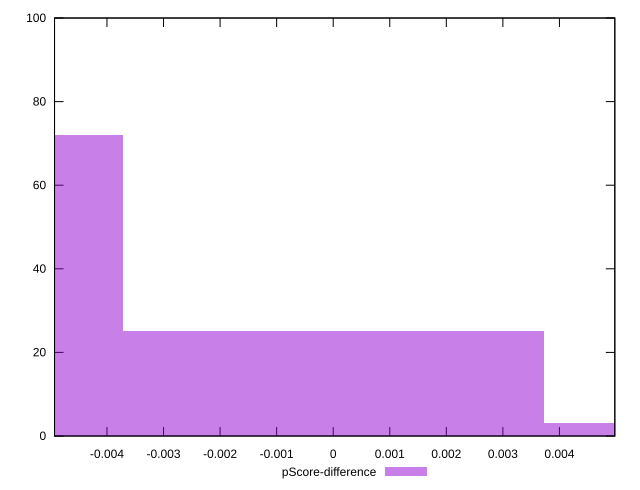

This figure's gnuplot source:
reset

$pScoreDifference <<EOF
0 25
-0.007450018423139382 72
0.007450018423139382 3
EOF

set key outside below
set boxwidth 0.007450018423139382
set xrange [-0.004927185215272356:0.004979394029112294]
set yrange [0:100]
set trange [0:100]
set style fill transparent solid 0.5 noborder
set terminal svg size 640, 490 enhanced background rgb 'white'
set output "report_00017_2021-02-10T15-08-03.406Z/speed-index/samples/pages+cached+noadtech+nomedia/pScore-difference/histogram.svg"

plot $pScoreDifference title "pScore-difference" with boxes

reset
